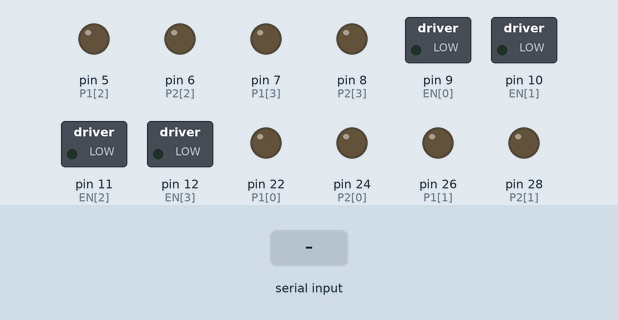
The sketch below on a simulated Arduino Mega 2560, built with avr-gcc and run on an emulated ATmega2560. Shown: switched loads named in the sketch (green lamp = pin HIGH), output pins drawn as LEDs (lit = HIGH). Inputs (shaded band) come from the test bench.

Above: at 4.2 s.
4.3 s: "F" received over the second serial link
At 4.7 s:
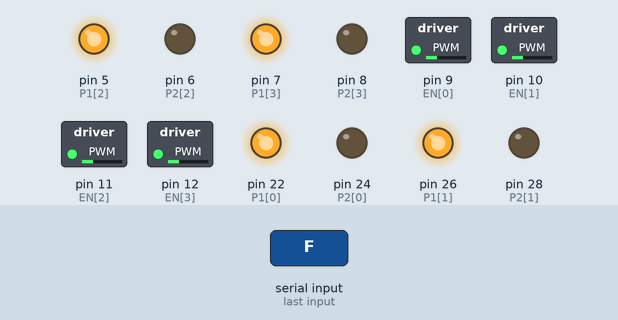
6.3 s: "B" received over the second serial link
At 6.7 s:
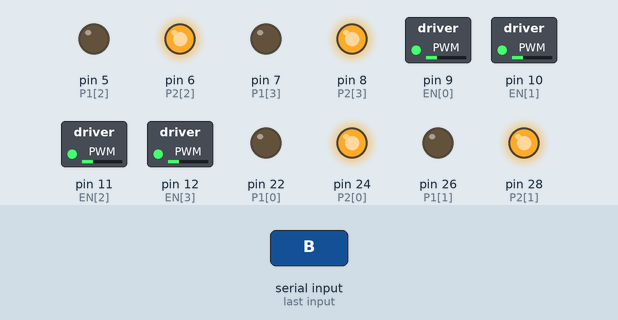
8.3 s: "L" received over the second serial link
At 8.6 s:
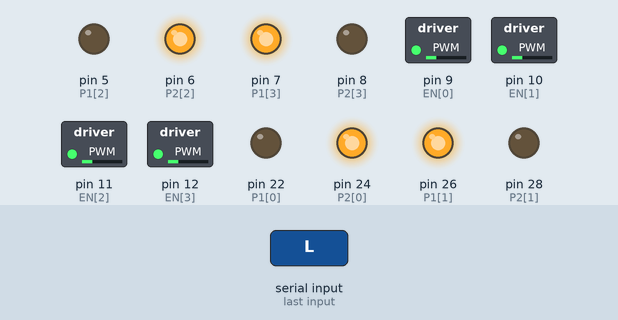
10.3 s: "R" received over the second serial link
At 10.7 s:
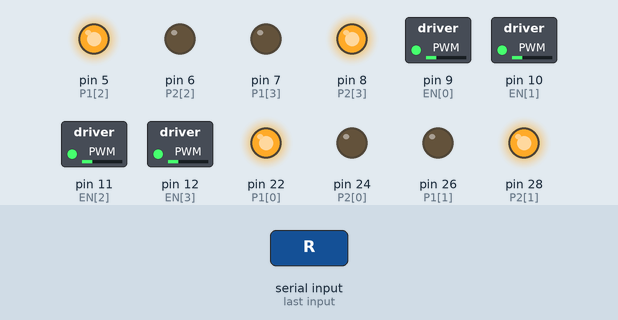
Timing chart, 0 to 13.3 s (numbered marks = the images above; inputs shaded):
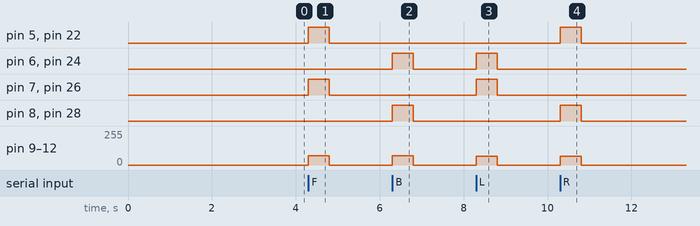

Measured:
- after the input at 4.3 s, pin 5 (P1[2]), pin 7 (P1[3]), pin 22 (P1[0]), pin 26 (P1[1]): LOW → HIGH at once, → LOW 0.50 s later; pin 9 (EN[0]), pin 10 (EN[1]), pin 11 (EN[2]), pin 12 (EN[3]): 0/255 → 70/255 at once, → 0/255 0.50 s later
- after the input at 6.3 s, pin 6 (P2[2]), pin 8 (P2[3]), pin 24 (P2[0]), pin 28 (P2[1]): LOW → HIGH at once, → LOW 0.50 s later; pin 9 (EN[0]), pin 10 (EN[1]), pin 11 (EN[2]), pin 12 (EN[3]): 0/255 → 70/255 at once, → 0/255 0.50 s later
- after the input at 8.3 s, pin 6 (P2[2]), pin 7 (P1[3]), pin 24 (P2[0]), pin 26 (P1[1]): LOW → HIGH at once, → LOW 0.50 s later; pin 9 (EN[0]), pin 10 (EN[1]), pin 11 (EN[2]), pin 12 (EN[3]): 0/255 → 65/255 at once, → 0/255 0.50 s later
- after the input at 10.3 s, pin 5 (P1[2]), pin 8 (P2[3]), pin 22 (P1[0]), pin 28 (P2[1]): LOW → HIGH at once, → LOW 0.50 s later; pin 9 (EN[0]), pin 10 (EN[1]), pin 11 (EN[2]), pin 12 (EN[3]): 0/255 → 65/255 at once, → 0/255 0.50 s later

The sketch:

57-control-bluetooth-con-parada-dominante.ino
```cpp
// Curso PX-32 — programa mínimo de la lección 57
// Cargar solo después de leer la sección de seguridad.
const byte EN[4]={9,10,11,12};
const byte P1[4]={22,26,5,7};
const byte P2[4]={24,28,6,8};
// Orden: frontal derecha, frontal izquierda, trasera derecha, trasera izquierda.
void rueda(byte i,int sentido,byte pwm){
  digitalWrite(P1[i],sentido>0?HIGH:LOW);
  digitalWrite(P2[i],sentido<0?HIGH:LOW);
  analogWrite(EN[i],sentido==0?0:pwm);
}
void parar(){ for(byte i=0;i<4;i++) rueda(i,0,0); }
void mover(int fd,int fi,int td,int ti,byte pwm){
  int s[4]={fd,fi,td,ti}; for(byte i=0;i<4;i++) rueda(i,s[i],pwm);
}
void prepararMotores(){ for(byte i=0;i<4;i++){ pinMode(EN[i],OUTPUT); pinMode(P1[i],OUTPUT); pinMode(P2[i],OUTPUT); } parar(); }
unsigned long ultimaOrden=0;
void setup(){ prepararMotores(); Serial1.begin(9600); delay(3000); }
void loop(){ if(Serial1.available()){ char c=Serial1.read(); ultimaOrden=millis(); if(c=='F') mover(+1,+1,+1,+1,70); else if(c=='B') mover(-1,-1,-1,-1,70); else if(c=='L') mover(-1,+1,-1,+1,65); else if(c=='R') mover(+1,-1,+1,-1,65); else parar(); }
  if(millis()-ultimaOrden>500) parar(); }
```
